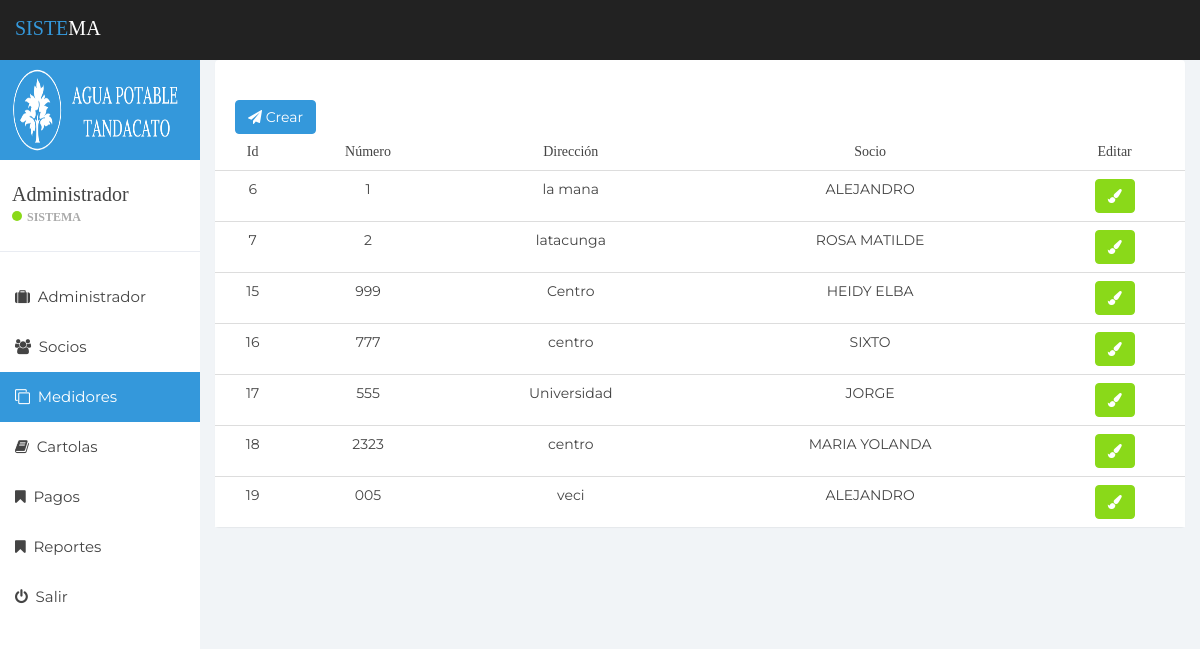
Page /Views/Medidor/lista.php (signed in) on the committed database.
### tables this page shows
CREATE TABLE IF NOT EXISTS `medidor` (
`id_medidor` int(11) NOT NULL,
  `numero_medidor` varchar(255) NOT NULL,
  `direccion_medidor` varchar(255) NOT NULL,
  `id_socio` int(11) NOT NULL
);

CREATE TABLE IF NOT EXISTS `socio` (
`id_socio` int(11) NOT NULL,
  `nombre_socio` varchar(255) NOT NULL,
  `apellido_socio` varchar(255) NOT NULL,
  `cedula_socio` varchar(255) NOT NULL,
  `direccion_socio` varchar(255) NOT NULL
);

### Views/Medidor/lista.php (the view, shortened to what this page needs)
<?php
include("Inicio.php");
?>
<br><br>
<section>
  <a class="btn btn-primary" style="margin-left: 20px;" href="#" data-toggle="modal" data-target="#myModal"><i class="fa fa-paper-plane" aria-hidden="true"></i> Crear</a>
      <table class="table">
        <thead>
          <tr>
            <td align="center" style="font-family: cursive;">Id</td>
            <td align="center" style="font-family: cursive;">Número</td>
            <td align="center" style="font-family: cursive;">Dirección</td>
            <td align="center" style="font-family: cursive;">Socio</td>
            <td align="center" style="font-family: cursive;">Editar</td>
          </tr>
        </thead>
        <tbody>
          <?php
            include "conexion.php";
            $sentencia = "SELECT * FROM medidor";
            $query = mysqli_query($conexion,$sentencia);
            while ($row=mysqli_fetch_assoc($query))
              {?>
              <tr>
                <td align="center"><?php echo $row['id_medidor'];?></td>
                <td align="center"><?php echo $row['numero_medidor'];?></td>
                <td align="center"><?php echo $row['direccion_medidor'];?></td>
                <?php
                $sentencia1 = "SELECT * FROM socio";
                $query1 = mysqli_query($conexion,$sentencia1);
                while ($row1=mysqli_fetch_assoc($query1))
                  {
                    if($row1['id_socio']==$row['id_socio']){?>
                        <td align="center"><?php echo $row1['nombre_socio'];?></td>
                <?php }
                  }
                ?>
                <td align="center">
                  <a class="btn btn-success" href="#" onclick="javascript:update(<?php echo $row['id_medidor'];?>);" data-toggle="modal" data-target="#myModal1"><i class="fa fa-paint-brush" aria-hidden="true"></i></a>
                </td>
              </tr>
          <?php
            }?>
        </tbody>
      </table>
</section>
<?php include("Fin.php");?>

### Views/Medidor/Inicio.php (shortened to what this page needs)
<!DOCTYPE html>
<html>
<head>
	<link href="css/bootstrap.min.css" rel="stylesheet">
	<link href="css/font-awesome.min.css" rel="stylesheet">
	<link href="css/datepicker3.css" rel="stylesheet">
	<link href="css/styles.css" rel="stylesheet">
    <link href="../../Static/toastr/build/toastr.min.css" rel="stylesheet">
</head>
<body>
	<nav class="navbar navbar-custom navbar-fixed-top" role="navigation">
		<div class="container-fluid">
			<div class="navbar-header">
				<a class="navbar-brand" href="#" style="font-family: cursive;"><span>Siste</span>ma</a>
			</div>
		</div>
	</nav>
	<div id="sidebar-collapse" class="col-sm-3 col-lg-2 sidebar">
		<img src="../../Static/img/1.png" style="width: 100%;height: 100px;">
		<div class="profile-sidebar">
			<div class="profile-usertitle">
				<div class="profile-usertitle-name" style="font-family: cursive;">Administrador</div>
				<div class="profile-usertitle-status" style="font-family: cursive;"><span class="indicator label-success"></span>Sistema</div>
			</div>
		</div>
		<ul class="nav menu">
			<li><a href="../Administrador/lista.php"><em class="fa fa-suitcase">&nbsp;</em> Administrador</a></li>
			<li><a href="../Socios/lista.php"><em class="fa fa-users">&nbsp;</em> Socios </a></li>
			<li class="active"><a href="lista.php"><em class="fa fa-clone">&nbsp;</em> Medidores </a></li>
			<li><a href="../Cartolas/crear.php"><em class="fa fa-book">&nbsp;</em> Cartolas </a></li>
			<li><a href="../Pagos/lista.php"><em class="fa fa-bookmark">&nbsp;</em> Pagos </a></li>
			<li class=""><a href="../Pagos/reportes.php"><em class="fa fa-bookmark">&nbsp;</em> Reportes </a></li>
			<li><a href="../../System/conexion/logout.php"><em class="fa fa-power-off">&nbsp;</em> Salir </a></li>
		</ul>
	</div>
	<div class="col-sm-9 col-sm-offset-3 col-lg-10 col-lg-offset-2 main">
		<div class="row">
			<div class="col-md-12">
				<div class="panel panel-default ">

### Views/Medidor/Fin.php (shortened to what this page needs)
</div>
</div>
</div>
</div>
</body>
</html>

### Views/Medidor/css/styles.css (style rules this page uses)
body { background: #f1f4f7; padding-top: 60px; font-size: 14px; color: #444444; font-family: "Montserrat", "Helvetica Neue", Helvetica, Arial, sans-serif; }
a, a:hover, a:focus { color: #3498db; }
.navbar-custom { background: #222; height: 60px; }
.navbar-header .navbar-brand { color: #fff; font-size: 20px; text-transform: uppercase; font-weight: 500; height: 60px; padding-top: 18px; }
.navbar-header .navbar-brand span { color: #3498db; }
.btn-primary, .btn-primary:hover, .btn-primary:focus, .btn-primary:active, .btn-primary.active, .open > .dropdown-toggle.btn-primary, .btn-primary.disabled, .btn-primary[disabled], fieldset[disabled] .btn-primary, .btn-primary.disabled:hover, .btn-primary[disabled]:hover, fieldset[disabled] .btn-primary:hover, .btn-primary.disabled:focus, .btn-primary[disabled]:focus, fieldset[disabled] .btn-primary:focus, .btn-primary.disabled:active, .btn-primary[disabled]:active, fieldset[disabled] .btn-primary:active, .btn-primary.disabled.active, .btn-primary[disabled].active, fieldset[disabled] .btn-primary.active { background-color: #3498db; border-color: #3498db; }
.btn-success, .btn-success:hover, .btn-success:focus, .btn-success:active, .btn-success.active, .open > .dropdown-toggle.btn-success, .btn-success.disabled, .btn-success[disabled], fieldset[disabled] .btn-success, .btn-success.disabled:hover, .btn-success[disabled]:hover, fieldset[disabled] .btn-success:hover, .btn-success.disabled:focus, .btn-success[disabled]:focus, fieldset[disabled] .btn-success:focus, .btn-success.disabled:active, .btn-success[disabled]:active, fieldset[disabled] .btn-success:active, .btn-success.disabled.active, .btn-success[disabled].active, fieldset[disabled] .btn-success.active { background-color: #8ad919; border-color: #8ad919; }
.label-success { background-color: #8ad919; }
.panel { border: 0; }
.navbar { border: 0; }
.sidebar { display: block; padding: 0; display: none; box-shadow: none; background: #fff; }
.sidebar ul { margin: 20px 0px; }
@media (min-width: 768px) { .sidebar { display: block; position: fixed; top: 60px; bottom: 0; left: 0; z-index: 1000; display: block; margin: 0; padding: 0; overflow-x: hidden; overflow-y: auto; } }
@media (min-width: 768px) { .navbar-header { width: 100%; } }
.sidebar ul.nav .active a, .sidebar ul.nav li.parent a.active, .sidebar ul.nav .active > a:hover, .sidebar ul.nav li.parent a.active:hover, .sidebar ul.nav .active > a:focus, .sidebar ul.nav li.parent a.active:focus { color: #fff; background-color: #3498db; }
.sidebar ul.nav li a { height: 50px; font-size: 15px; line-height: 2em; color: #444444; }
.profile-sidebar { padding: 10px 0; border-bottom: 1px solid #e9ecf2; }
.indicator { width: 10px; height: 10px; display: inline-block; border-radius: 9999px; margin-right: 5px; }
.profile-usertitle { float: left; text-align: left; margin: 10px 0 0 12px; }
.profile-usertitle-name { font-size: 20px; margin-bottom: 0px; }
.profile-usertitle-status { text-transform: uppercase; color: #AAA; font-size: 12px; font-weight: 600; margin-bottom: 15px; }
.table { background: #fff; }

### rows in the picture
medidor: id_medidor "6", numero_medidor "1", direccion_medidor "la mana"
socio: nombre_socio "ALEJANDRO"
medidor: id_medidor "7", numero_medidor "2", direccion_medidor "latacunga"
socio: nombre_socio "ROSA MATILDE"
medidor: id_medidor "15", numero_medidor "999", direccion_medidor "Centro"
socio: nombre_socio "HEIDY ELBA"
medidor: id_medidor "16", numero_medidor "777", direccion_medidor "centro"
socio: nombre_socio "SIXTO"
medidor: id_medidor "17", numero_medidor "555", direccion_medidor "Universidad"
socio: nombre_socio "JORGE"
medidor: id_medidor "18", numero_medidor "2323", direccion_medidor "centro"
socio: nombre_socio "MARIA YOLANDA"
medidor: id_medidor "19", numero_medidor "005", direccion_medidor "veci"
